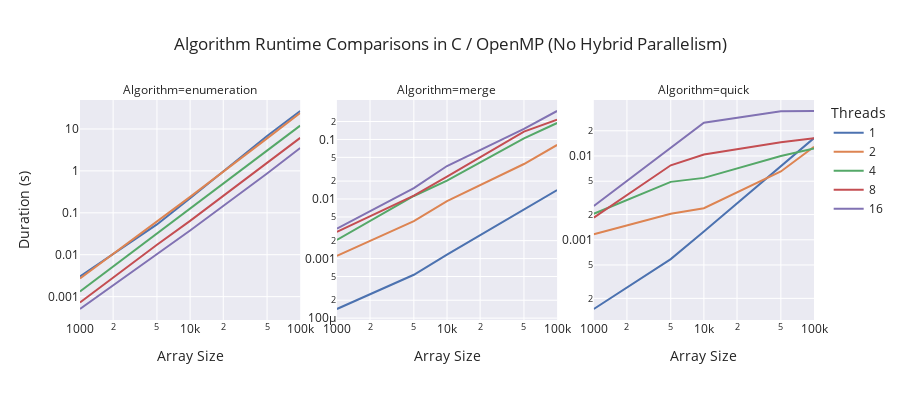

This figure's notebook cell:
### Markdown cell above
### Miscellaneous plots

### Code cell
fig = px.line(
    df.loc[
        (df['Construct'] != 'sections') &
        (df['Size'] <= 100000)
    ],
    x='Size', y='Duration', color='Threads',
    facet_col='Algorithm', facet_col_wrap=3,
    facet_col_spacing=0.05,
    template='seaborn',
    log_x=True,
    log_y=True,
    title='Algorithm Runtime Comparisons in C / OpenMP (No Hybrid Parallelism)',
    height=400,
    labels={
        "Duration": "Duration (s)",
        "Size": "Array Size",
     },
)

fig.update_yaxes(matches=None)
fig.update_yaxes(showticklabels=True, col=2) # assuming second facet
fig.update_yaxes(showticklabels=True, col=3) # assuming third facet
fig.show()

### Figure 1 — Plotly figure (JSON) as saved in the notebook; plotly's stock layout.template omitted (floating-point values rounded to 4 significant figures)
{"data": [{"hovertemplate": "Threads=1<br>Algorithm=enumeration<br>Array Size=%{x}<br>Duration (s)=%{y}<extra></extra>", "legendgroup": "1", "line": {"color": "rgb(76,114,176)", "dash": "solid"}, "mode": "lines", "name": "1", "orientation": "v", "showlegend": true, "type": "scatter", "x": [1000, 5000, 10000, 50000, 100000], "xaxis": "x", "y": [0.003027, 0.05277, 0.2223, 6.792, 26.83], "yaxis": "y"}, {"hovertemplate": "Threads=1<br>Algorithm=merge<br>Array Size=%{x}<br>Duration (s)=%{y}<extra></extra>", "legendgroup": "1", "line": {"color": "rgb(76,114,176)", "dash": "solid"}, "mode": "lines", "name": "1", "orientation": "v", "showlegend": false, "type": "scatter", "x": [1000, 5000, 10000, 50000, 100000], "xaxis": "x2", "y": [0.0001424, 0.0005351, 0.00116, 0.006633, 0.01411], "yaxis": "y2"}, {"hovertemplate": "Threads=1<br>Algorithm=quick<br>Array Size=%{x}<br>Duration (s)=%{y}<extra></extra>", "legendgroup": "1", "line": {"color": "rgb(76,114,176)", "dash": "solid"}, "mode": "lines", "name": "1", "orientation": "v", "showlegend": false, "type": "scatter", "x": [1000, 5000, 10000, 50000, 100000], "xaxis": "x3", "y": [0.0001493, 0.0005887, 0.001257, 0.007615, 0.01635], "yaxis": "y3"}, {"hovertemplate": "Threads=2<br>Algorithm=enumeration<br>Array Size=%{x}<br>Duration (s)=%{y}<extra></extra>", "legendgroup": "2", "line": {"color": "rgb(221,132,82)", "dash": "solid"}, "mode": "lines", "name": "2", "orientation": "v", "showlegend": true, "type": "scatter", "x": [1000, 5000, 10000, 50000, 100000], "xaxis": "x", "y": [0.002708, 0.06025, 0.2404, 5.977, 23.95], "yaxis": "y"}, {"hovertemplate": "Threads=2<br>Algorithm=merge<br>Array Size=%{x}<br>Duration (s)=%{y}<extra></extra>", "legendgroup": "2", "line": {"color": "rgb(221,132,82)", "dash": "solid"}, "mode": "lines", "name": "2", "orientation": "v", "showlegend": false, "type": "scatter", "x": [1000, 5000, 10000, 50000, 100000], "xaxis": "x2", "y": [0.001112, 0.004256, 0.009191, 0.0387, 0.08084], "yaxis": "y2"}, {"hovertemplate": "Threads=2<br>Algorithm=quick<br>Array Size=%{x}<br>Duration (s)=%{y}<extra></extra>", "legendgroup": "2", "line": {"color": "rgb(221,132,82)", "dash": "solid"}, "mode": "lines", "name": "2", "orientation": "v", "showlegend": false, "type": "scatter", "x": [1000, 5000, 10000, 50000, 100000], "xaxis": "x3", "y": [0.001165, 0.002049, 0.002382, 0.006542, 0.01288], "yaxis": "y3"}, {"hovertemplate": "Threads=4<br>Algorithm=enumeration<br>Array Size=%{x}<br>Duration (s)=%{y}<extra></extra>", "legendgroup": "4", "line": {"color": "rgb(85,168,104)", "dash": "solid"}, "mode": "lines", "name": "4", "orientation": "v", "showlegend": true, "type": "scatter", "x": [1000, 5000, 10000, 50000, 100000], "xaxis": "x", "y": [0.00132, 0.03147, 0.1224, 3.005, 12.03], "yaxis": "y"}, {"hovertemplate": "Threads=4<br>Algorithm=merge<br>Array Size=%{x}<br>Duration (s)=%{y}<extra></extra>", "legendgroup": "4", "line": {"color": "rgb(85,168,104)", "dash": "solid"}, "mode": "lines", "name": "4", "orientation": "v", "showlegend": false, "type": "scatter", "x": [1000, 5000, 10000, 50000, 100000], "xaxis": "x2", "y": [0.002052, 0.01125, 0.02037, 0.1039, 0.189], "yaxis": "y2"}, {"hovertemplate": "Threads=4<br>Algorithm=quick<br>Array Size=%{x}<br>Duration (s)=%{y}<extra></extra>", "legendgroup": "4", "line": {"color": "rgb(85,168,104)", "dash": "solid"}, "mode": "lines", "name": "4", "orientation": "v", "showlegend": false, "type": "scatter", "x": [1000, 5000, 10000, 50000, 100000], "xaxis": "x3", "y": [0.002046, 0.004912, 0.00548, 0.009982, 0.01226], "yaxis": "y3"}, {"hovertemplate": "Threads=8<br>Algorithm=enumeration<br>Array Size=%{x}<br>Duration (s)=%{y}<extra></extra>", "legendgroup": "8", "line": {"color": "rgb(196,78,82)", "dash": "solid"}, "mode": "lines", "name": "8", "orientation": "v", "showlegend": true, "type": "scatter", "x": [1000, 5000, 10000, 50000, 100000], "xaxis": "x", "y": [0.0007234, 0.01731, 0.0642, 1.532, 6.121], "yaxis": "y"}, {"hovertemplate": "Threads=8<br>Algorithm=merge<br>Array Size=%{x}<br>Duration (s)=%{y}<extra></extra>", "legendgroup": "8", "line": {"color": "rgb(196,78,82)", "dash": "solid"}, "mode": "lines", "name": "8", "orientation": "v", "showlegend": false, "type": "scatter", "x": [1000, 5000, 10000, 50000, 100000], "xaxis": "x2", "y": [0.002812, 0.01137, 0.02379, 0.1356, 0.2143], "yaxis": "y2"}, {"hovertemplate": "Threads=8<br>Algorithm=quick<br>Array Size=%{x}<br>Duration (s)=%{y}<extra></extra>", "legendgroup": "8", "line": {"color": "rgb(196,78,82)", "dash": "solid"}, "mode": "lines", "name": "8", "orientation": "v", "showlegend": false, "type": "scatter", "x": [1000, 5000, 10000, 50000, 100000], "xaxis": "x3", "y": [0.001842, 0.007746, 0.01044, 0.0146, 0.01633], "yaxis": "y3"}, {"hovertemplate": "Threads=16<br>Algorithm=enumeration<br>Array Size=%{x}<br>Duration (s)=%{y}<extra></extra>", "legendgroup": "16", "line": {"color": "rgb(129,114,179)", "dash": "solid"}, "mode": "lines", "name": "16", "orientation": "v", "showlegend": true, "type": "scatter", "x": [1000, 5000, 10000, 50000, 100000], "xaxis": "x", "y": [0.0005068, 0.01026, 0.03794, 0.868, 3.5], "yaxis": "y"}, {"hovertemplate": "Threads=16<br>Algorithm=merge<br>Array Size=%{x}<br>Duration (s)=%{y}<extra></extra>", "legendgroup": "16", "line": {"color": "rgb(129,114,179)", "dash": "solid"}, "mode": "lines", "name": "16", "orientation": "v", "showlegend": false, "type": "scatter", "x": [1000, 5000, 10000, 50000, 100000], "xaxis": "x2", "y": [0.00318, 0.01521, 0.0358, 0.1501, 0.3004], "yaxis": "y2"}, {"hovertemplate": "Threads=16<br>Algorithm=quick<br>Array Size=%{x}<br>Duration (s)=%{y}<extra></extra>", "legendgroup": "16", "line": {"color": "rgb(129,114,179)", "dash": "solid"}, "mode": "lines", "name": "16", "orientation": "v", "showlegend": false, "type": "scatter", "x": [1000, 5000, 10000, 50000, 100000], "xaxis": "x3", "y": [0.002532, 0.01246, 0.02498, 0.03427, 0.03443], "yaxis": "y3"}], "layout": {"annotations": [{"font": {}, "showarrow": false, "text": "Algorithm=enumeration", "x": 0.15, "xanchor": "center", "xref": "paper", "y": 1, "yanchor": "bottom", "yref": "paper"}, {"font": {}, "showarrow": false, "text": "Algorithm=merge", "x": 0.5, "xanchor": "center", "xref": "paper", "y": 1, "yanchor": "bottom", "yref": "paper"}, {"font": {}, "showarrow": false, "text": "Algorithm=quick", "x": 0.85, "xanchor": "center", "xref": "paper", "y": 1, "yanchor": "bottom", "yref": "paper"}], "height": 400, "legend": {"title": {"text": "Threads"}, "tracegroupgap": 0}, "title": {"text": "Algorithm Runtime Comparisons in C / OpenMP (No Hybrid Parallelism)"}, "xaxis": {"anchor": "y", "domain": [0, 0.3], "title": {"text": "Array Size"}, "type": "log"}, "xaxis2": {"anchor": "y2", "domain": [0.35, 0.65], "matches": "x", "title": {"text": "Array Size"}, "type": "log"}, "xaxis3": {"anchor": "y3", "domain": [0.7, 1], "matches": "x", "title": {"text": "Array Size"}, "type": "log"}, "yaxis": {"anchor": "x", "domain": [0, 1], "title": {"text": "Duration (s)"}, "type": "log"}, "yaxis2": {"anchor": "x2", "domain": [0, 1], "showticklabels": true, "type": "log"}, "yaxis3": {"anchor": "x3", "domain": [0, 1], "showticklabels": true, "type": "log"}}}
